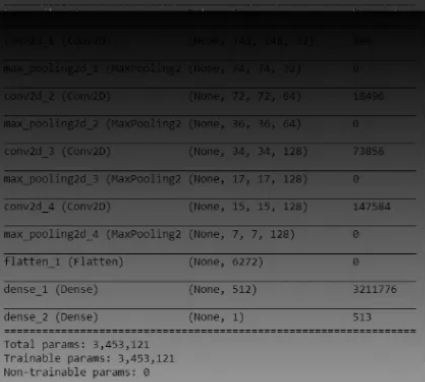
#> input picture 13_Image_Thresholding/adap1.png, 425 x 382 px
$ jupyter execute 05_adaptive_thresholding.ipynb
#> lines starting #> are read from the running program, lines starting #| are printed output that depends on the picture; after the words box and inside, x2 and y2 are one past the last pixel; in counts of white or black regions, pixels touching at a corner belong together
[cell 1]
import cv2
import numpy as np
import matplotlib.pyplot as plt

# Load an image in the greyscale
img = cv2.imread('adap1.png', cv2.IMREAD_GRAYSCALE)
#> img: shape (382, 425); min 1, max 152, mean 71.1

# Apply Otsu method
ret, thres = cv2.threshold(img, 127, 255, cv2.THRESH_BINARY+cv2.THRESH_OTSU)
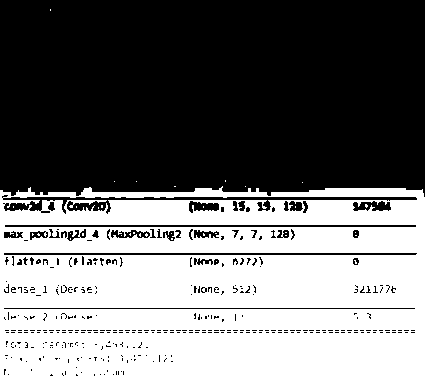
#> thres: shape (382, 425); 45.3% white; 38 white regions (37 under 20 px), largest, box (x1, y1, x2, y2) and area: (0, 186, 425, 382) 73411
#> ret = 74

# Apply adaptive threshold
th3 = cv2.adaptiveThreshold(img, 255, cv2.ADAPTIVE_THRESH_GAUSSIAN_C, cv2.THRESH_BINARY, 5, 2)
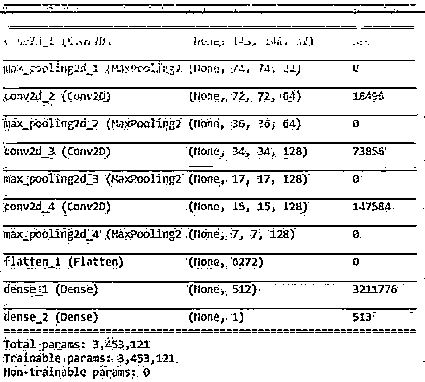
#> th3: shape (382, 425); 87.7% white; black in thin lines or dots

# Apply adaptive threshold
blur = cv2.GaussianBlur(img, (5,5), 1)
row, column = np.where(img > blur-2)
blur[row, column] = 255
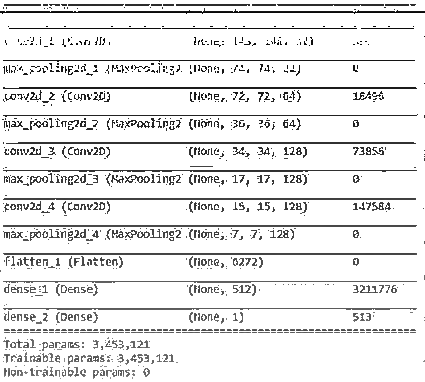
#> blur: shape (382, 425); min 5, max 255, mean 231.6

plt.subplot(2,2,1)
plt.title("original")
plt.imshow(img, cmap ='gray')

plt.subplot(2,2,2)
plt.title("Otsu method")
plt.imshow(thres, cmap ='gray')

plt.subplot(2,2,3)
plt.title("cv2 adaptive threshold")
plt.imshow(th3, cmap ='gray')

plt.subplot(2,2,4)
plt.title("adaptive threshold")
plt.imshow(blur, cmap ='gray')

plt.gcf().set_size_inches(16, 12)
plt.show()
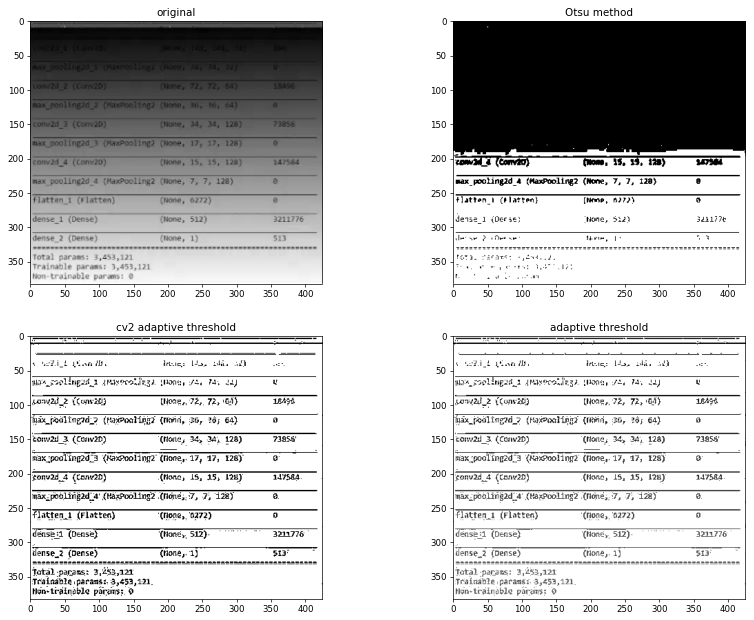
#> figure drawn by matplotlib, 4 panels
